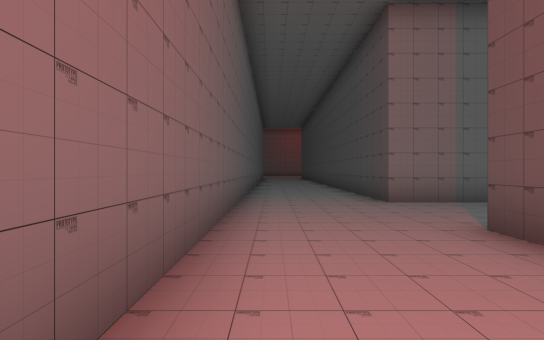
View 1 (above)

16 first-person views from a walk through a Unity game level. The camera is 1.3 m above the floor, looks level and sees 80° across. The floor is counted in squares, 2 m on a side. Each view is taken from the middle of a square. On the plan, view 1 faces up. The plan holds only what a view shows up to about 10 squares ahead; the rest is blank. The place goes on beyond the plan.

View 2
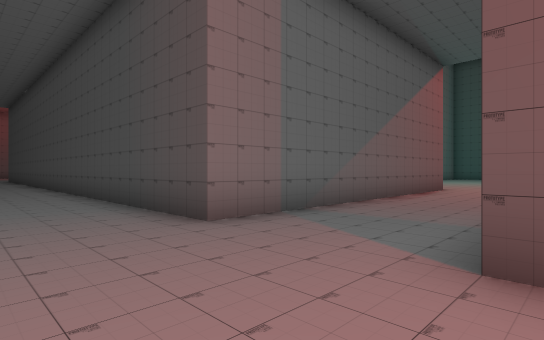

View 3
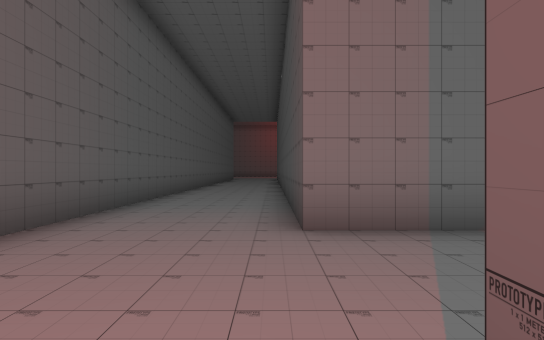

View 4
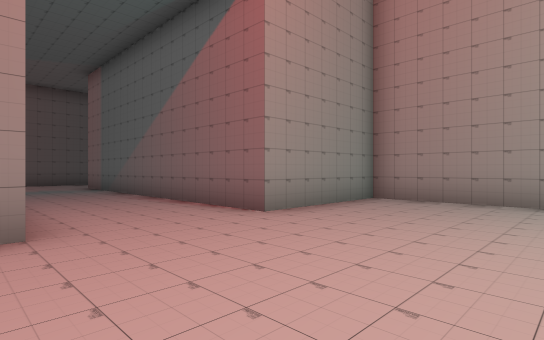

View 5
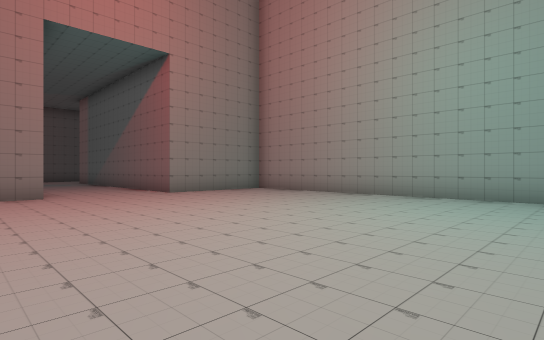

View 6
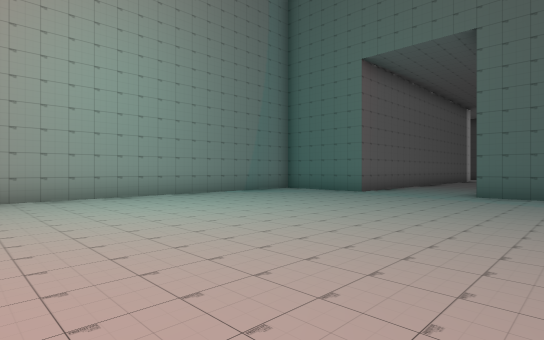

View 7
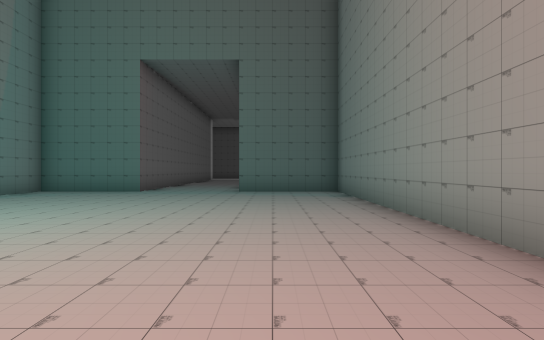

View 8
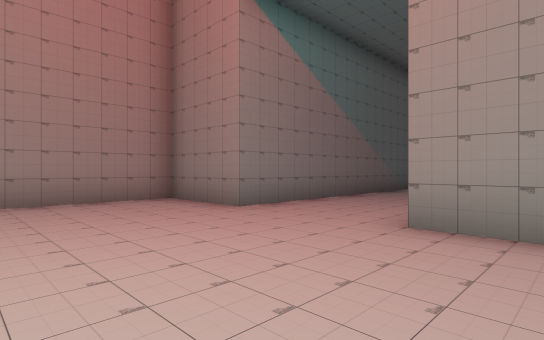

View 9
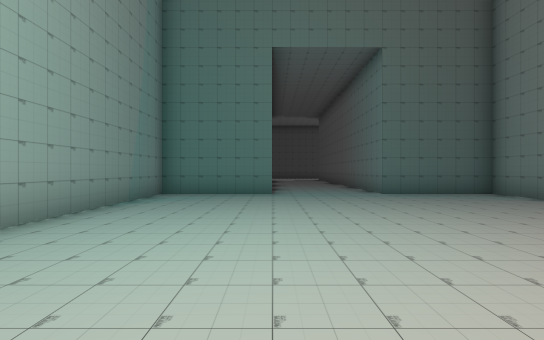

View 10
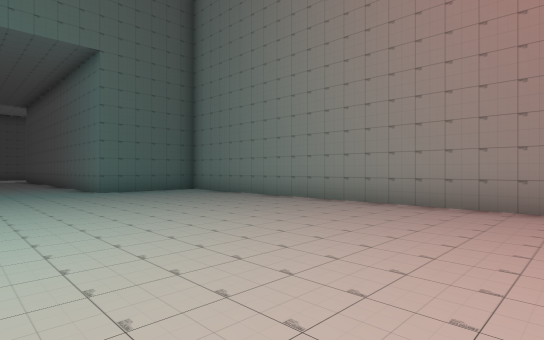

View 11
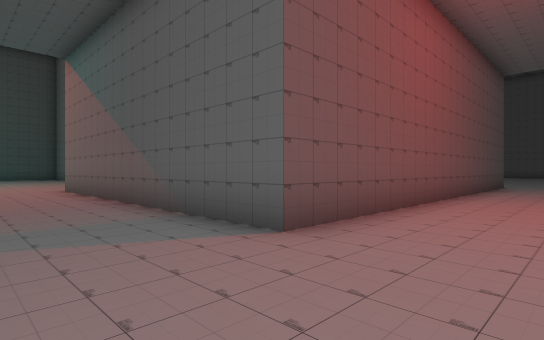

View 12
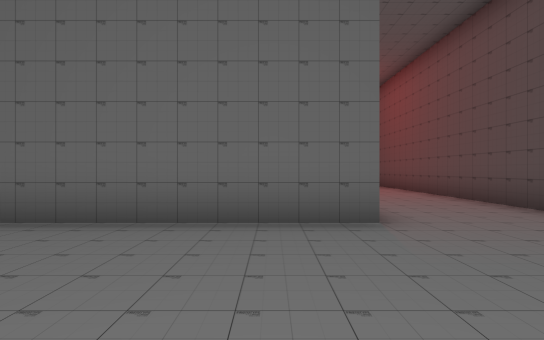

View 13
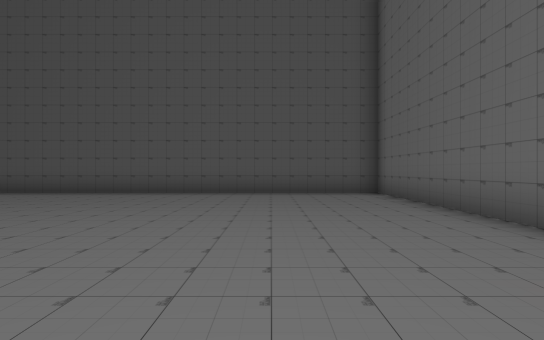

View 14
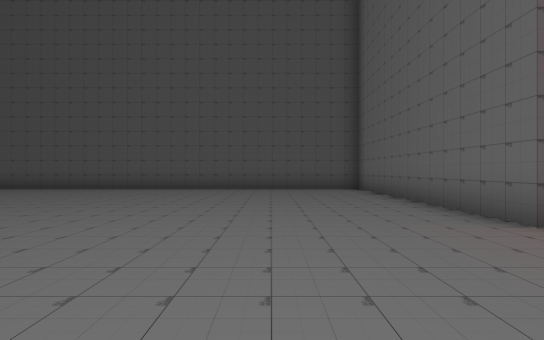

View 15
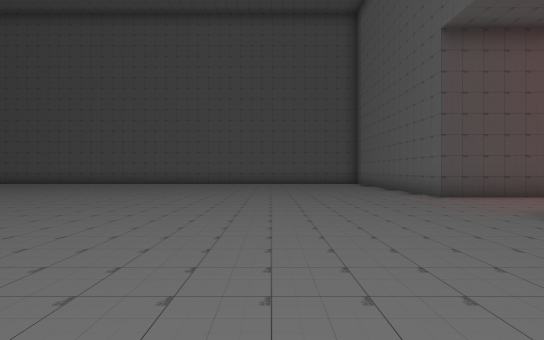

View 16
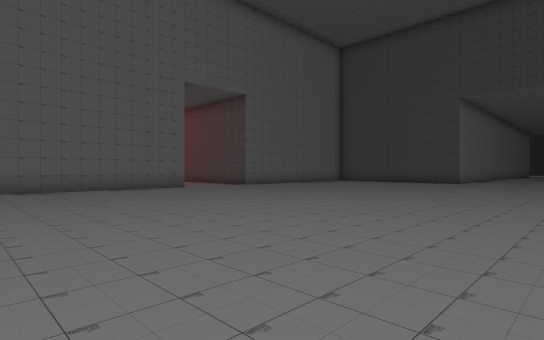

### Floor plan
Points are (right, up) in squares from view 1. A wall is a line through its corners. A room is listed if a view was taken in it or the views show most of it. See-through windows are left out.
Room 1 (views 1, 2, 3, 4, 5, 6, 7, 8, 9, 10, 11)
walls: (2.3, -6.9) (2.3, 3.5) (11.3, 3.5) (11.3, 1) (24.8, 1) (24.8, 4) (26.1, 4); (24.8, 7) (24.8, 10) (11.3, 10) (11.3, 6.5) (2.3, 6.5) (2.3, 12.5); (-0.7, 12.5) (-0.7, 0.8); (-0.7, -5.5) (-0.7, -8)
ways out: opening at (1, -8) to room 2
Room 2 (views 12, 13, 14, 15, 16)
walls: (-0.7, -8) (-8.2, -8) (-8.2, -9.1)
ways out: opening at (1, -8) to room 1

Positions as (right, up) in squares from view 1, and headings:
1: (0, 0), facing up
2: (0, 3), facing up-right
3: (2, 3), facing up
4: (15, 3), facing up-left
5: (20, 2), facing up-left
6: (16, 2), facing up-right
7: (15, 3), facing right
8: (15, 8), facing down-left
9: (16, 7), facing right
10: (15, 7), facing down-right
11: (0, 6), facing down-right
12: (-2, -12), facing up
13: (1, -11), facing left
14: (3, -11), facing left
15: (7, -12), facing left
16: (-7, -19), facing up-right
